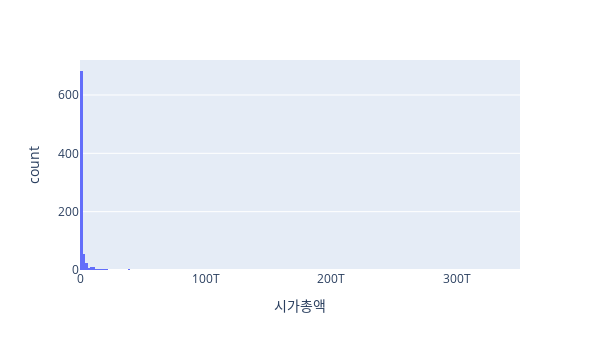

The cell this chart's notebook holds for it:
### Code cell
marketData = pd.read_excel('marketData.xlsx', engine='openpyxl')
marketData = marketData.dropna(subset=['영업이익', '매출액'])
marketData['영업이익'] = marketData['영업이익'].str.replace(',','').astype(int)
marketData['매출액'] = marketData['매출액'].str.replace(',','').astype(int)

def bar(df, x, y, title=" "):
    fig = px.bar(df, x=x, y=y, title=title,height=350, width=1000, color='Sector')
    fig.show()  

def hist(x_values, x_label=" "):
    fig = px.histogram(x_values, x=x_label, height=350, width=600)
    fig.show()
    
def boxplot(df, x, y):
    fig = px.box(df, x=x, y=y, height=400, width=1000, color = "Sector", points="all", hover_data=[df["종목명"]])
    fig.show()

#분석하고 싶은 시장을 여기서 설정해주세요!
market = "KOSPI"
companies = marketData[marketData['시장구분'] == market].sort_values(by=['시가총액'])
hist(companies['시가총액'], "시가총액")

### Figure 1 — Plotly figure (JSON) as saved in the notebook; plotly's stock layout.template omitted (floating-point values rounded to 4 significant figures; data arrays with more than 128 entries replaced by an {"elided": "..."} marker saying what was removed)
{"data": [{"alignmentgroup": "True", "bingroup": "x", "hovertemplate": "시가총액=%{x}<br>count=%{y}<extra></extra>", "legendgroup": "", "marker": {"color": "#636efa", "pattern": {"shape": ""}}, "name": "", "offsetgroup": "", "orientation": "v", "showlegend": false, "type": "histogram", "x": {"elided": "813 int values"}, "xaxis": "x", "yaxis": "y"}], "layout": {"barmode": "relative", "height": 350, "legend": {"tracegroupgap": 0}, "margin": {"t": 60}, "width": 600, "xaxis": {"anchor": "y", "domain": [0, 1], "title": {"text": "시가총액"}}, "yaxis": {"anchor": "x", "domain": [0, 1], "title": {"text": "count"}}}}
